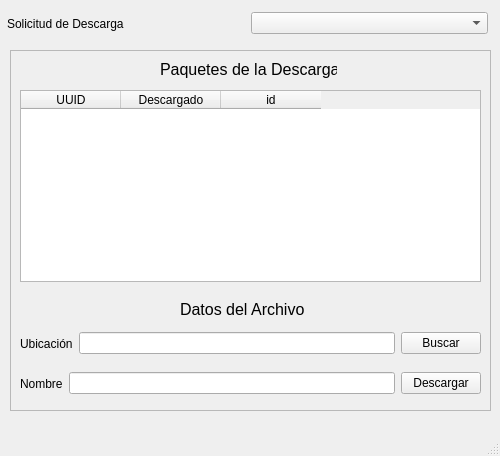
<?xml version="1.0" encoding="UTF-8"?>
<ui version="4.0">
 <class>MainWindow</class>
 <widget class="QMainWindow" name="MainWindow">
  <property name="geometry">
   <rect>
    <x>0</x>
    <y>0</y>
    <width>500</width>
    <height>456</height>
   </rect>
  </property>
  <property name="windowTitle">
   <string>MainWindow</string>
  </property>
  <widget class="QWidget" name="centralwidget">
   <widget class="QFrame" name="frame">
    <property name="geometry">
     <rect>
      <x>10</x>
      <y>50</y>
      <width>481</width>
      <height>361</height>
     </rect>
    </property>
    <property name="frameShape">
     <enum>QFrame::StyledPanel</enum>
    </property>
    <property name="frameShadow">
     <enum>QFrame::Raised</enum>
    </property>
    <widget class="QTableWidget" name="tbl_packages">
     <property name="geometry">
      <rect>
       <x>10</x>
       <y>40</y>
       <width>461</width>
       <height>192</height>
      </rect>
     </property>
     <column>
      <property name="text">
       <string>UUID</string>
      </property>
     </column>
     <column>
      <property name="text">
       <string>Descargado</string>
      </property>
     </column>
     <column>
      <property name="text">
       <string>id</string>
      </property>
     </column>
    </widget>
    <widget class="QLabel" name="label_2">
     <property name="geometry">
      <rect>
       <x>150</x>
       <y>10</y>
       <width>177</width>
       <height>19</height>
      </rect>
     </property>
     <property name="font">
      <font>
       <pointsize>12</pointsize>
      </font>
     </property>
     <property name="text">
      <string>Paquetes de la Descarga</string>
     </property>
    </widget>
    <widget class="QLabel" name="label_5">
     <property name="geometry">
      <rect>
       <x>170</x>
       <y>250</y>
       <width>128</width>
       <height>19</height>
      </rect>
     </property>
     <property name="font">
      <font>
       <pointsize>12</pointsize>
      </font>
     </property>
     <property name="text">
      <string>Datos del Archivo</string>
     </property>
    </widget>
    <widget class="QWidget" name="layoutWidget">
     <property name="geometry">
      <rect>
       <x>10</x>
       <y>280</y>
       <width>461</width>
       <height>27</height>
      </rect>
     </property>
     <layout class="QHBoxLayout" name="horizontalLayout_2">
      <item>
       <widget class="QLabel" name="label_4">
        <property name="text">
         <string>Ubicación</string>
        </property>
       </widget>
      </item>
      <item>
       <widget class="QLineEdit" name="txt_folder"/>
      </item>
      <item>
       <widget class="QPushButton" name="btn_search">
        <property name="text">
         <string>Buscar</string>
        </property>
       </widget>
      </item>
     </layout>
    </widget>
    <widget class="QWidget" name="layoutWidget_2">
     <property name="geometry">
      <rect>
       <x>10</x>
       <y>320</y>
       <width>461</width>
       <height>27</height>
      </rect>
     </property>
     <layout class="QHBoxLayout" name="horizontalLayout_3">
      <item>
       <widget class="QLabel" name="label_3">
        <property name="text">
         <string>Nombre</string>
        </property>
       </widget>
      </item>
      <item>
       <widget class="QLineEdit" name="txt_name"/>
      </item>
      <item>
       <widget class="QPushButton" name="btn_download">
        <property name="text">
         <string>Descargar</string>
        </property>
       </widget>
      </item>
     </layout>
    </widget>
   </widget>
   <widget class="QWidget" name="">
    <property name="geometry">
     <rect>
      <x>7</x>
      <y>10</y>
      <width>481</width>
      <height>27</height>
     </rect>
    </property>
    <layout class="QHBoxLayout" name="horizontalLayout">
     <item>
      <widget class="QLabel" name="label">
       <property name="text">
        <string>Solicitud de Descarga</string>
       </property>
      </widget>
     </item>
     <item>
      <widget class="QComboBox" name="select_request"/>
     </item>
    </layout>
   </widget>
  </widget>
  <widget class="QMenuBar" name="menubar">
   <property name="geometry">
    <rect>
     <x>0</x>
     <y>0</y>
     <width>500</width>
     <height>22</height>
    </rect>
   </property>
  </widget>
  <widget class="QStatusBar" name="statusbar"/>
 </widget>
 <resources/>
 <connections/>
</ui>
